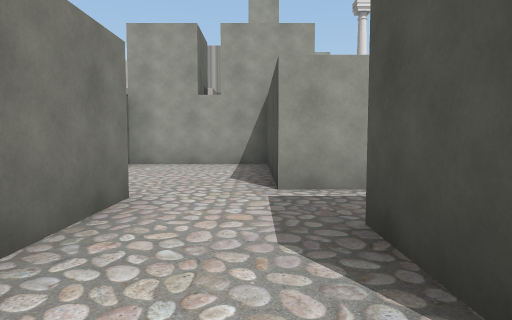
View 1 (above)

14 first-person views from a walk through a 3-D level made in the Unity game engine. The camera is 1.2 m above the floor, tilts 4° down and sees 75° across. The floor is counted in squares, 2 m on a side. Each view is taken from the middle of a square. On the plan, view 1 faces up. The plan holds only what a view shows up to about 10 squares ahead; the rest is blank. The player is left out.

View 2
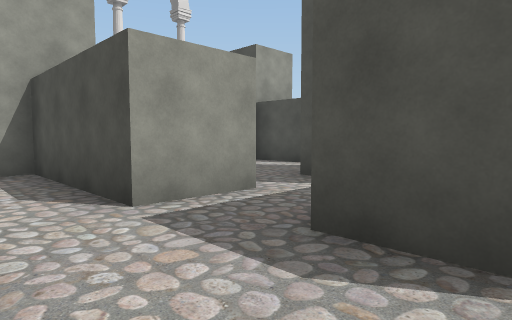

View 3
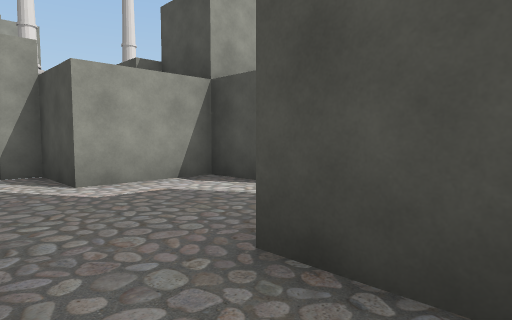

View 4
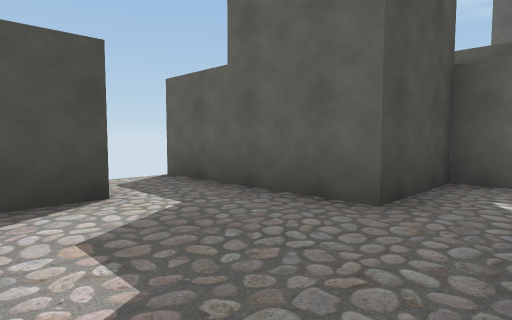

View 5
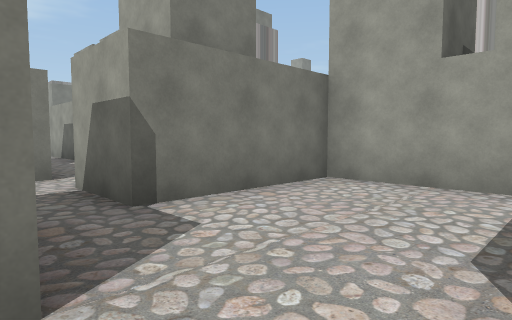

View 6
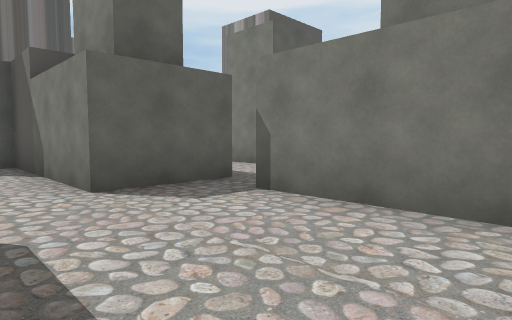

View 7
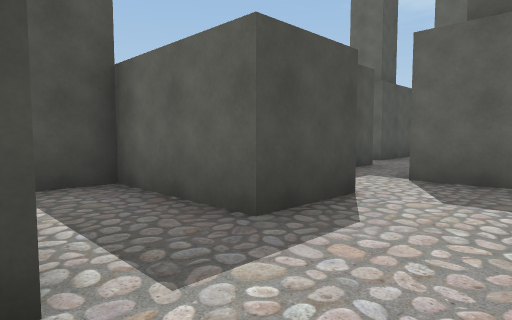

View 8
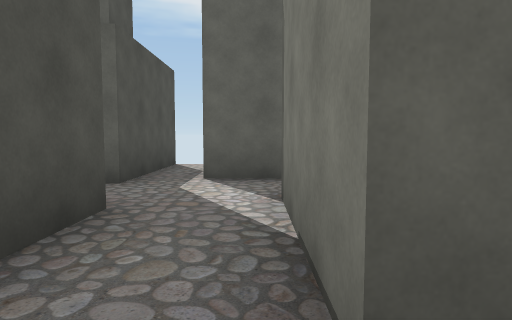

View 9
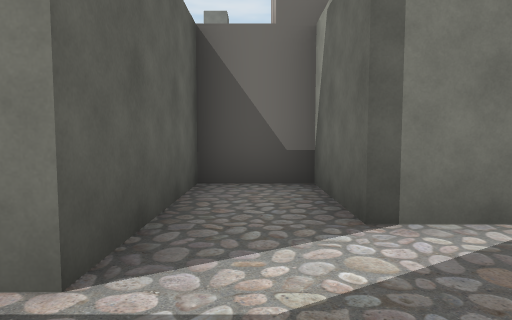

View 10
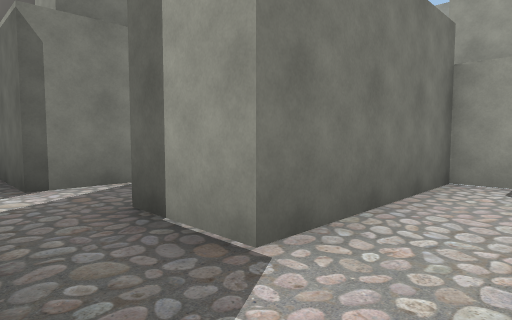

View 11
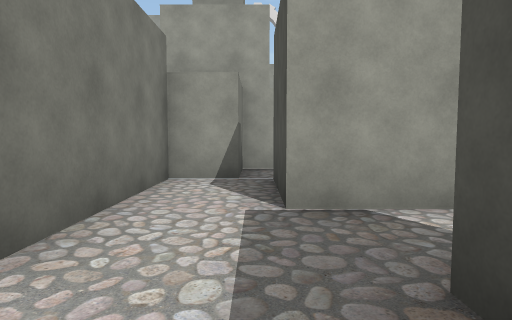

View 12
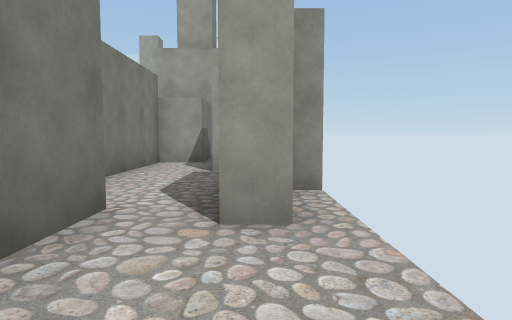

View 13
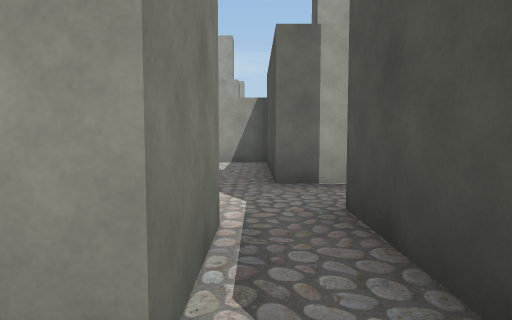

View 14
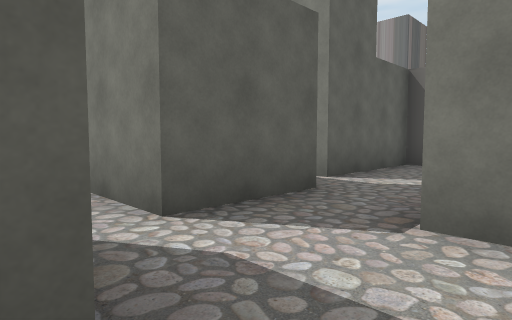

### Floor plan
Ten units are one square. View 1 is at (0, 0); x grows to the right and y downward. Boxes are objects, and circles mark ways between rooms. Rooms are numbered by the first view taken in them; rooms with no view inside come last. Other rooms are left out.
<svg viewBox="-39 -92 112 169">
<path fill="none" stroke="#000" d="M-34 -33 -12 -33 -12 8 7 8M18 -37 3 -37 3 -73 -28 -73 -28 -43M8 -6 8 -22M8 -22 33 -22 33 -42M33 -42 68 -42M52 -56 52 -73 33 -73 33 -87 28 -87M22 27 22 -5M7 8 7 32 -12 32 -12 47 18 47 18 62 14 62M22 -8 11 -8M28 72 28 42M58 31 58 26M28 42 48 42 48 58M48 -8 38 -8 38 27 22 27M68 12 52 12 52 -6M64 47 58 47"/>
<circle cx="10" cy="-30" r="3" fill="#2a7"/>
<circle cx="0" cy="0" r="3" fill="#2a7"/>
<circle cx="25" cy="-40" r="3" fill="#2a7"/>
<circle cx="30" cy="35" r="3" fill="#2a7"/>
<circle cx="50" cy="50" r="3" fill="#2a7"/>
<text x="-10" y="-40">1</text>
<text x="20" y="-30">2</text>
<text x="30" y="-60">3</text>
<text x="10" y="30">4</text>
<text x="40" y="20">5</text>
<text x="60" y="60">6</text>
</svg>
Room 1 opens to room 2. Room 1 opens to room 4. Room 2 opens to room 3. Room 4 opens to room 5. Room 5 opens to room 6.

Where each view was taken, in squares from view 1:
view 1: 0 up, 0 right, facing up
view 2: 1 up, 1 left, facing up-right
view 3: 3 up, 2 right, facing up-right
view 4: 7 up, 2 right, facing down-right
view 5: 3 up, 0 right, facing up-left
view 6: 7 up, 0 right, facing down-left
view 7: 4 up, 1 left, facing down-right
view 8: 0 up, 1 right, facing down
view 9: 4 down, 3 right, facing left
view 10: 4 down, 5 right, facing up-left
view 11: 4 down, 5 right, facing up
view 12: 7 down, 6 right, facing up
view 13: 7 down, 2 right, facing up
view 14: 2 down, 6 right, facing down-left
